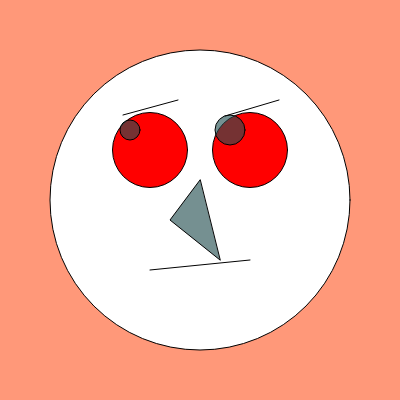
Frame 1 (no input)
Frame 60 (no input): identical to frame 1, image omitted
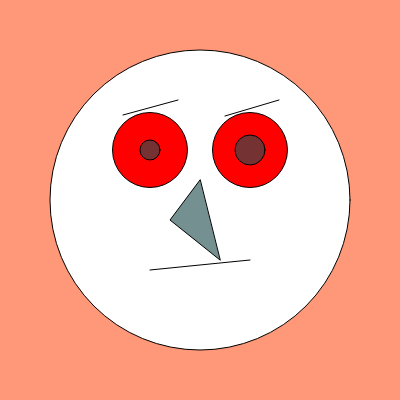
Frame 120 (the mouse pressed at the canvas centre since frame 60)

The p5.js sketch that drew these frames (run headless with seeded random() and noise() and a simulated clock; from frame 60 on, the mouse is pressed at the canvas centre):

// p5.js sketch
// ── sketch.js
function setup() {
    createCanvas(400, 400);
  }
  let olhoX;
  let olhoY;
  
  function draw() {
    background("#FF9879");
    fill("#234A4F3");
    circle(200, 200, 300); // rosto
    fill("red");
    circle(150, 150, 75); // olho esquerdo
    circle(250, 150, 75); // olho direito
    line(150, 270, 250, 260); // boca
    fill("#234F51A0");
    triangle(200, 180, 170, 220, 220, 260); // nariz
    line(123, 115, 178, 100); // sobrancelha esquerda
    line(225, 116, 279, 100); // sobrancelha direita
    // circle(150,150,10); // pupila esquerda
    //circle(250,150,50); // pupila direita
  
    olhoX = map(mouseX, 0, 400, 130, 170);
    olhoY = map(mouseY, 0, 400, 130, 170);
  
    circle(olhoX, olhoY, 20); // nova pupila esquerda
    circle(olhoX + 100, olhoY, 30); //nova pupila direita
    if (mouseIsPressed) {
      console.log(mouseX, mouseY);
    }
  }
